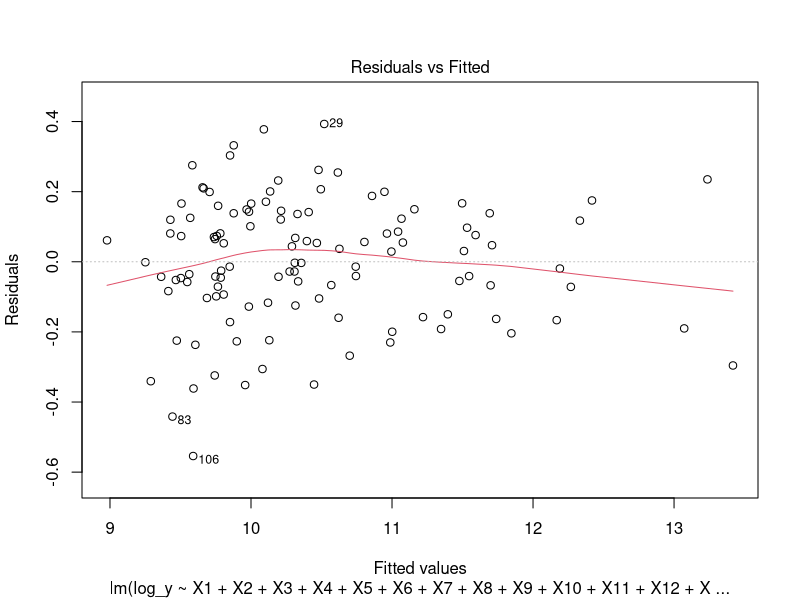
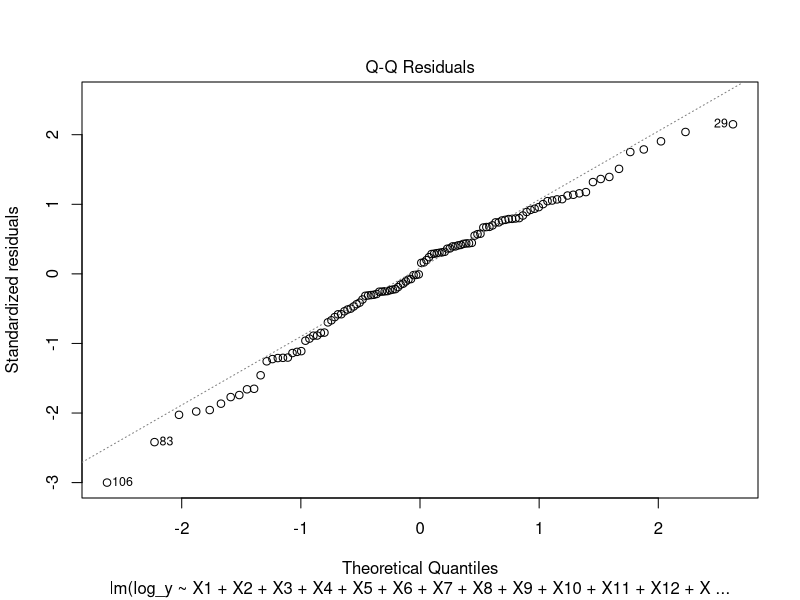
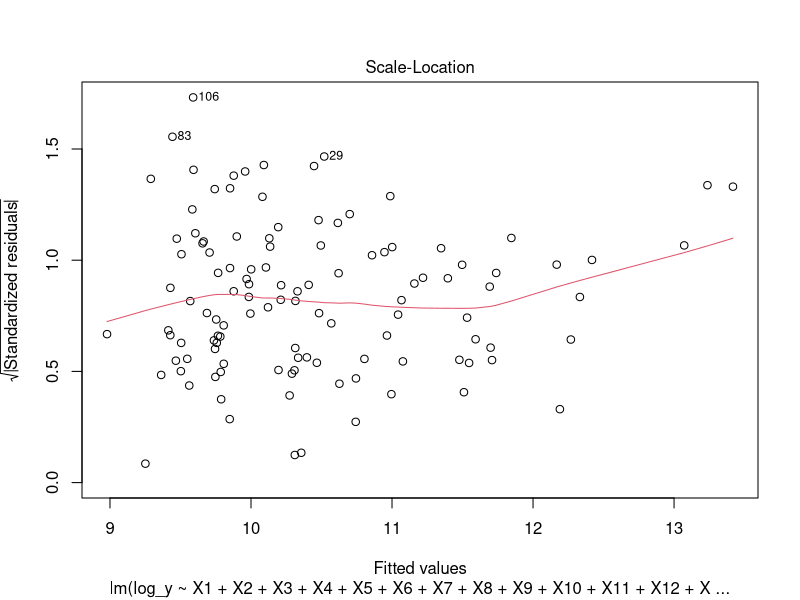
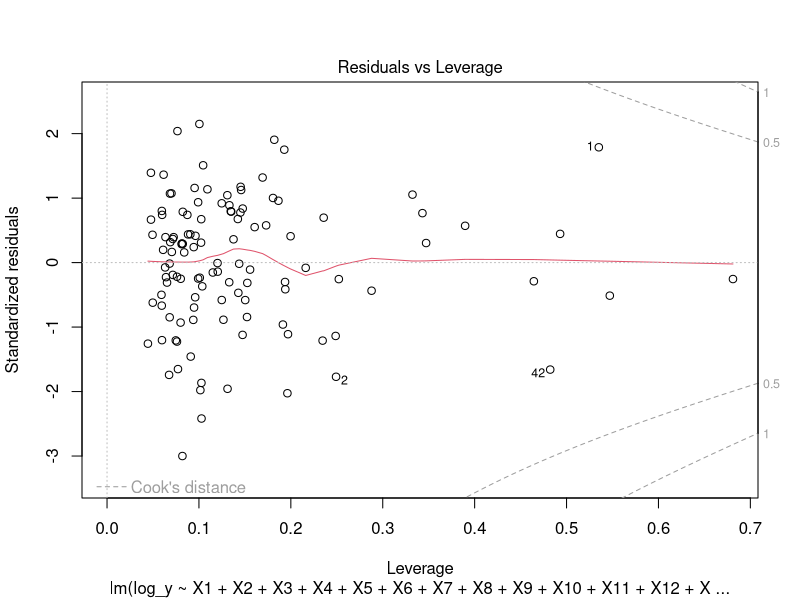
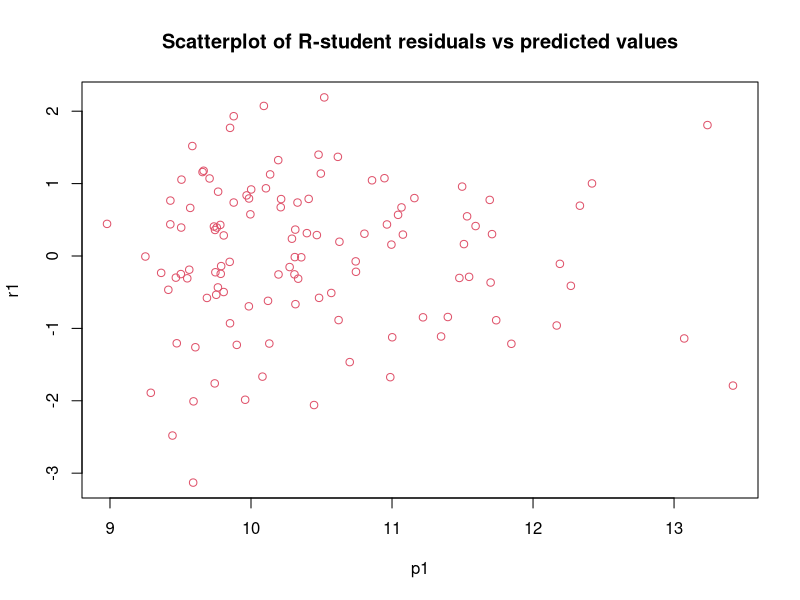
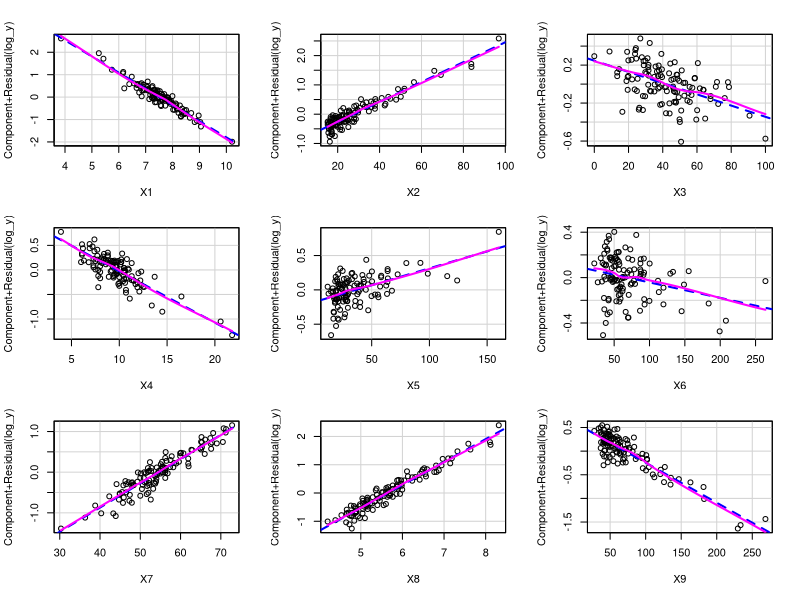
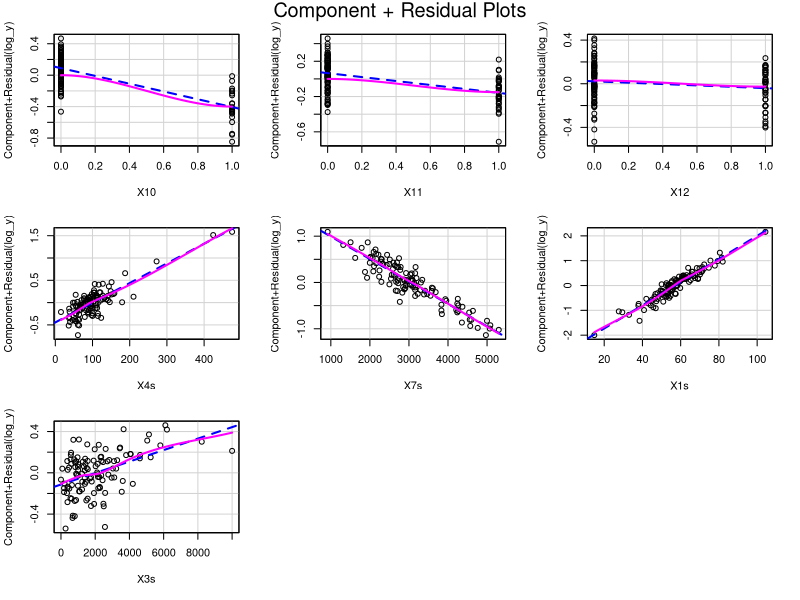

Reproduce these figures in R, in order.
library(car)

data <- read.table("data/data_estimation_random.txt", header = FALSE)

y <- data$V11
X1 <- log(data$V2)
X2 <- data$V3^(1/2)
X3 <- data$V4
X4 <- data$V5
X5 <- sqrt(data$V6)
X6 <- data$V7^(1/2)
X7 <- data$V8
X8 <- log(data$V9)
X9 <- data$V10^(1/2)
X10 <- ifelse(data$V12 == 1, 1, 0)
X11 <- ifelse(data$V12 == 2, 1, 0)
X12 <- ifelse(data$V12 == 3, 1, 0)
X3s <- X3^2
X4s <- X4^2
X7s <- X7^2
X1s <- X1^2

log_y <- log(y)
model = lm(log_y ~ X1 + X2 + X3 + X4 + X5 + X6 + X7 + X8 + X9 + X10 + X11 + X12
           + X4s + X7s + X1s + X3s)
plot(model)
p1 = predict(model)
r1 = rstudent(model)
plot(p1, r1, main = "Scatterplot of R-student residuals vs predicted values", col = 2)

bins = cut(r1, seq(-7.5,6.75, 0.5), right=FALSE)
r1.mean = tapply(r1, bins, mean)
r1.var  = tapply(r1, bins, var)

crPlots(model)

summary(model)